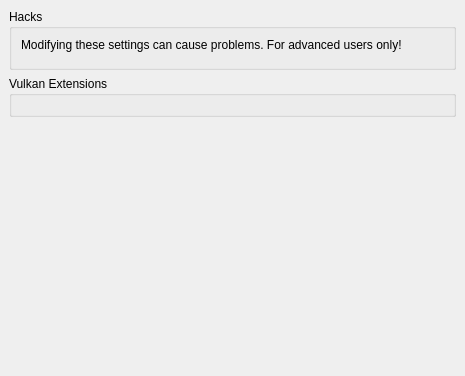
<?xml version="1.0" encoding="UTF-8"?>
<ui version="4.0">
 <class>ConfigureGraphicsExtensions</class>
 <widget class="QWidget" name="ConfigureGraphicsExtensions">
  <property name="geometry">
   <rect>
    <x>0</x>
    <y>0</y>
    <width>465</width>
    <height>376</height>
   </rect>
  </property>
  <property name="windowTitle">
   <string>Form</string>
  </property>
  <property name="accessibleName">
   <string>Extensions</string>
  </property>
  <layout class="QVBoxLayout" name="verticalLayout_outer">
   <property name="leftMargin">
    <number>0</number>
   </property>
   <property name="topMargin">
    <number>0</number>
   </property>
   <property name="rightMargin">
    <number>0</number>
   </property>
   <property name="bottomMargin">
    <number>0</number>
   </property>
   <item>
    <widget class="QScrollArea" name="scrollArea">
     <property name="frameShape">
      <enum>QFrame::Shape::NoFrame</enum>
     </property>
     <property name="widgetResizable">
      <bool>true</bool>
     </property>
     <widget class="QWidget" name="scrollAreaWidgetContents">
      <property name="geometry">
       <rect>
        <x>0</x>
        <y>0</y>
        <width>465</width>
        <height>376</height>
       </rect>
      </property>
      <layout class="QVBoxLayout" name="verticalLayout_4">
       <item>
        <widget class="QGroupBox" name="hacks">
         <property name="title">
          <string>Hacks</string>
         </property>
         <layout class="QVBoxLayout" name="verticalLayout_6">
          <item>
           <widget class="QLabel" name="label">
            <property name="text">
             <string>Modifying these settings can cause problems. For advanced users only!</string>
            </property>
           </widget>
          </item>
          <item>
           <widget class="QWidget" name="hacks_target" native="true">
            <layout class="QVBoxLayout" name="verticalLayout_7">
             <property name="spacing">
              <number>6</number>
             </property>
             <property name="leftMargin">
              <number>0</number>
             </property>
             <property name="topMargin">
              <number>0</number>
             </property>
             <property name="rightMargin">
              <number>0</number>
             </property>
             <property name="bottomMargin">
              <number>0</number>
             </property>
            </layout>
           </widget>
          </item>
         </layout>
        </widget>
       </item>
       <item>
        <layout class="QVBoxLayout" name="verticalLayout_2">
         <item>
          <widget class="QGroupBox" name="groupBox_1">
           <property name="title">
            <string>Vulkan Extensions</string>
           </property>
           <layout class="QVBoxLayout" name="verticalLayout_3">
            <item>
             <widget class="QWidget" name="populate_target" native="true">
              <layout class="QVBoxLayout" name="verticalLayout">
               <property name="leftMargin">
                <number>0</number>
               </property>
               <property name="topMargin">
                <number>0</number>
               </property>
               <property name="rightMargin">
                <number>0</number>
               </property>
               <property name="bottomMargin">
                <number>0</number>
               </property>
              </layout>
             </widget>
            </item>
           </layout>
          </widget>
         </item>
        </layout>
       </item>
       <item>
        <spacer name="verticalSpacer">
         <property name="orientation">
          <enum>Qt::Orientation::Vertical</enum>
         </property>
         <property name="sizeHint" stdset="0">
          <size>
           <width>20</width>
           <height>40</height>
          </size>
         </property>
        </spacer>
       </item>
      </layout>
     </widget>
    </widget>
   </item>
  </layout>
 </widget>
 <resources/>
 <connections/>
</ui>
